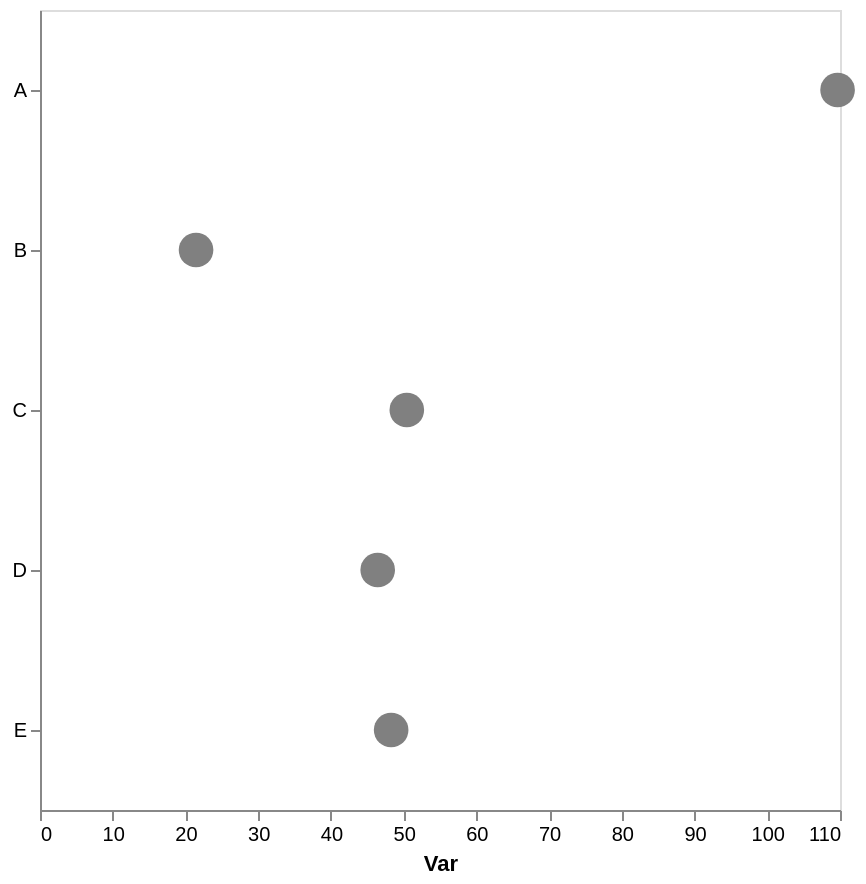

This figure's Vega-Lite source:
### Vega-Lite specification from a JSON file in a GitHub repository (floating-point values rounded to 4 significant figures)
{"config": {"view": {"continuousWidth": 300, "continuousHeight": 300}, "axis": {"grid": false}, "bar": {"color": "gray"}}, "data": {"name": "data-40f859d7e1d02bc3d545d49071b70f2b"}, "mark": {"type": "point", "color": "gray", "filled": true, "size": 300}, "encoding": {"x": {"aggregate": "mean", "axis": {"title": "Var"}, "field": "var1", "type": "quantitative"}, "y": {"axis": {"title": null}, "field": "cat", "type": "nominal"}}, "height": 400, "width": 400, "$schema": "https://vega.github.io/schema/vega-lite/v5.17.0.json", "datasets": {"data-40f859d7e1d02bc3d545d49071b70f2b": [{"cat": "E", "var1": 48.37, "var2": 49.55}, {"cat": "A", "var1": 109.7, "var2": 50.22}, {"cat": "C", "var1": 45.48, "var2": 56.6}, {"cat": "E", "var1": 49.89, "var2": 59.05}, {"cat": "B", "var1": 21.46, "var2": 48.73}, {"cat": "D", "var1": 42.58, "var2": 43.52}, {"cat": "D", "var1": 50.29, "var2": 44.49}, {"cat": "C", "var1": 55.39, "var2": 61.11}, {"cat": "E", "var1": 37.6, "var2": 60.7}, {"cat": "E", "var1": 39.38, "var2": 55.36}, {"cat": "E", "var1": 55.48, "var2": 43.25}, {"cat": "E", "var1": 58.98, "var2": 54.88}]}}
